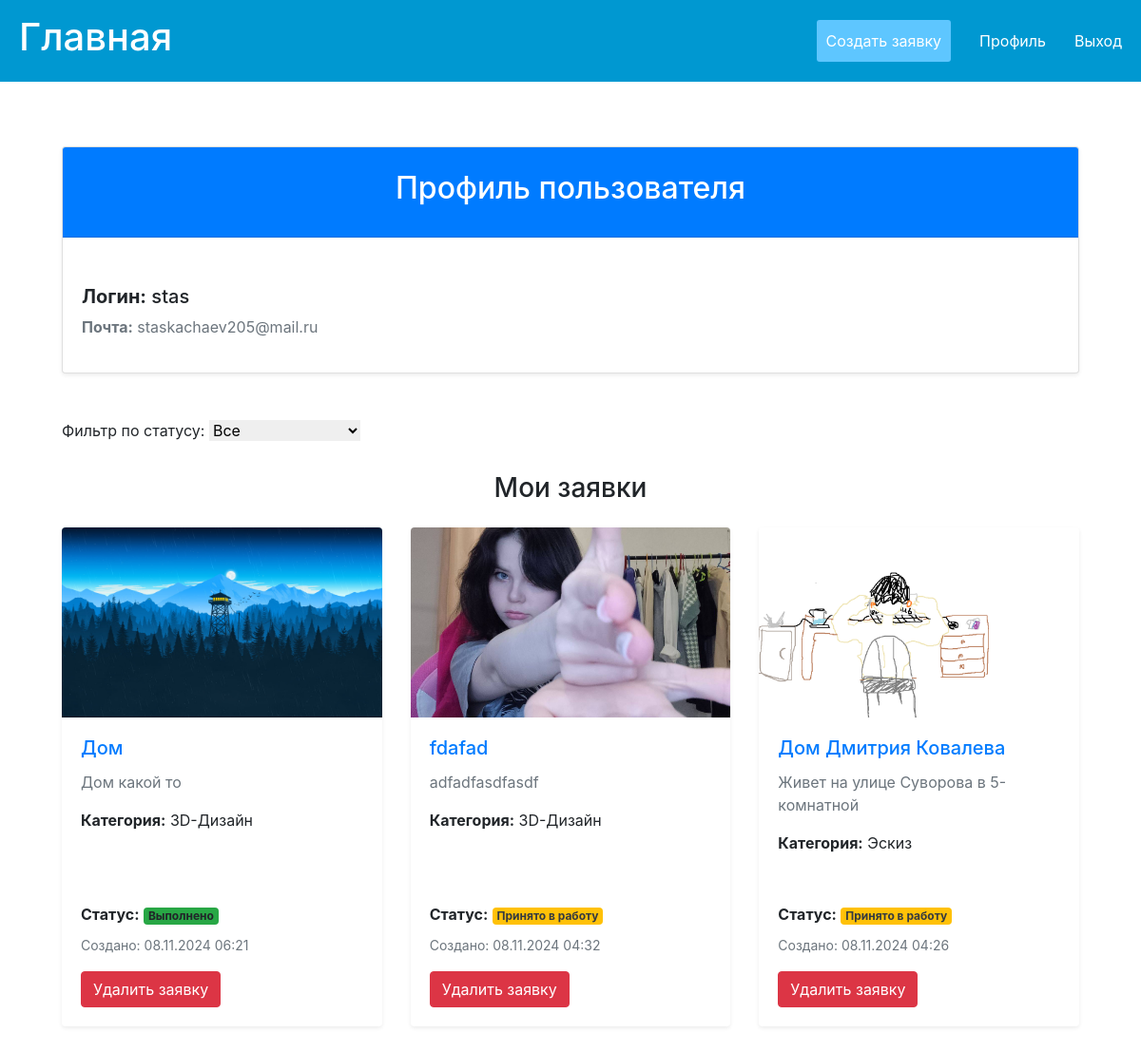
Screenshot of /catalog/profile/ (signed in) with the database file from the repository.
### catalog/models.py (models this page shows, shortened)
class User(AbstractUser):
    first_name = models.CharField(max_length=254, verbose_name="Имя")
    patronymic = models.CharField(max_length=254,blank=True, verbose_name="Отчество")
    last_name = models.CharField(max_length=254, verbose_name="Фамилия")
    username = models.CharField(max_length=254, verbose_name="Логин", unique=True)
    email = models.EmailField(max_length=254, verbose_name="Почта", unique=True)
    password = models.CharField(max_length=254, verbose_name="Пароль")
    USERNAME_FIELD = 'username'

class Application(models.Model):
    user = models.ForeignKey(
        settings.AUTH_USER_MODEL,
        on_delete=models.CASCADE,
        related_name='applications',
        verbose_name="Пользователь"
    )
    title = models.CharField(max_length=200, verbose_name="Напишите заголовок к заявке")
    description = models.TextField(verbose_name="Напишите к заявке описание")
    category = models.ForeignKey(Category, on_delete=models.CASCADE, verbose_name="Выберите категорию заявки")
    image = models.FileField(
        upload_to='application',
        validators=[validate_image],
        verbose_name="Загрузите фото заявки"
    )
    design_image = models.ImageField(
        upload_to='admin',
        blank=True,
        null=True,
        verbose_name="Изображение дизайна"
    )
    comment = models.TextField(
        blank=True,
        null=True,
        verbose_name="Комментарий"
    )
    LOAN_STATUS = (
        ('n', 'Новая'),
        ('a', 'Принято в работу'),
        ('s', 'Выполнено'),
    )
    status = models.CharField(max_length=1, choices=LOAN_STATUS, default='n', verbose_name='Статус заявки',help_text='Статус заявки')
    created_at = models.DateTimeField(auto_now_add=True, help_text="Дата и время создания заявки")
    def display_category(self):
        return self.category.name if self.category else "Без категории"
    display_category.short_description = 'Category'

class Category(models.Model):
    name = models.CharField(max_length=200, help_text="Выберите название категории",unique=True)

### catalog/views.py (the view)
# urls.py: path('profile/', views.Profile.as_view(), name='profile'),
class Profile(LoginRequiredMixin, generic.DetailView):
    model = User
    template_name = 'catalog/profile.html'
    context_object_name = 'profile_user'
    def get_object(self):
        return self.request.user
    def get_context_data(self, **kwargs):
        context = super().get_context_data(**kwargs)
        status_filter = self.request.GET.get('status', '')
        if status_filter:
            applications = Application.objects.filter(user=self.request.user, status=status_filter).order_by(
                '-created_at')
        else:
            applications = Application.objects.filter(user=self.request.user).order_by('-created_at')
        context['applications'] = applications
        context['status_filter'] = status_filter
        return context

### catalog/templates/catalog/profile.html (shortened to what this page needs)
{% extends 'catalog/base_generic.html' %}
{% load static %}
{% block content %}
<div class="container my-5">
    <div class="card mb-5 shadow-sm">
        <div class="card-header bg-primary text-white text-center py-4">
            <h2>Профиль пользователя</h2>
        </div>
        <div class="card-body">
            <div class="row align-items-center">
                <div class="col-md-9">
                    <h5 style="margin-top: 30px"><b>Логин:</b> {{ user.username }}</h5>
                    <p class="text-muted"><b>Почта:</b> {{ user.email }}</p>
                </div>
            </div>
        </div>
    </div>
    {% if user.is_staff %}
    {% else %}
     <form method="get" class="mb-4">
        <label for="status" class="form-label">Фильтр по статусу:</label>
        <select id="status" name="status" class="form-select" onchange="this.form.submit()">
            <option value="" {% if status_filter == '' %}selected{% endif %}>Все</option>
        </select>
    </form>
    <h3 class="text-center mb-4">Мои заявки</h3>
    <div class="row row-cols-1 row-cols-md-2 row-cols-lg-3 g-4">
        {% for application in applications %}
        <div class="col mb-5">
            <div class="application card h-100 shadow-sm border-0">
                <img src="{{ application.image.url }}" class="card-img-top rounded-top" alt="{{ application.title }}" style="height: 200px; object-fit: cover;">
                <div class="card-body d-flex flex-column">
                    <h5 class="card-title text-primary">{{ application.title }}</h5>
                    <p class="card-text text-muted">{{ application.description }}</p>
                    <p class="card-text"><strong>Категория:</strong> {{ application.display_category }}</p>
                    <div class="mt-auto">
                        <p class="mb-2">
                            <strong>Статус:</strong>
                            {% if application.status == 'n' %}
                                <span class="badge bg-primary text-white">Новая</span>
                            {% elif application.status == 'a' %}
                                <span class="badge bg-warning text-dark">Принято в работу</span>
                            {% elif application.status == 's' %}
                                <span class="badge bg-success">Выполнено</span>
                            {% endif %}
                        </p>
                        <p class="card-text"><small class="text-muted">Создано: {{ application.created_at|date:"d.m.Y H:i" }}</small></p>
                        <form action="{% url 'catalog:delete_application' application.id %}" method="post">
                            <button type="submit" class="btn btn-danger" onclick="return confirm('Вы уверены, что хотите удалить заявку?');">
                                Удалить заявку
                            </button>
                        </form>
                    </div>
                </div>
            </div>
        </div>
        {% empty %}
        <div class="col-12">
            <p class="text-center">У вас пока нет заявок.</p>
        </div>
        {% endfor %}
    </div>
    {% endif %}
</div>
{% endblock %}

### catalog/static/css/styles.css (style rules this page uses)
* { padding: 0;margin: 0;border: 0;box-sizing: border-box; }
button { cursor: pointer; }
body { font-family: 'Roboto Mono',sans-serif; }
.application { transition: all 0.3s ease-in-out; margin-bottom: 35px; }

### rows the page displays
User: username "stas", email "staskachaev205@mail.ru"
Application: image (picture), title "Дом", description "Дом какой то", display_category "3D-Дизайн", status "Выполнено", created_at "08.11.2024 06:21"
Application: image (picture), title "fdafad", description "adfadfasdfasdf", display_category "3D-Дизайн", status "Принято в работу", created_at "08.11.2024 04:32"
Application: image (picture), title "Дом Дмитрия Ковалева", description "Живет на улице Суворова в 5-комнатной", display_category "Эскиз", status "Принято в работу", created_at "08.11.2024 04:26"
